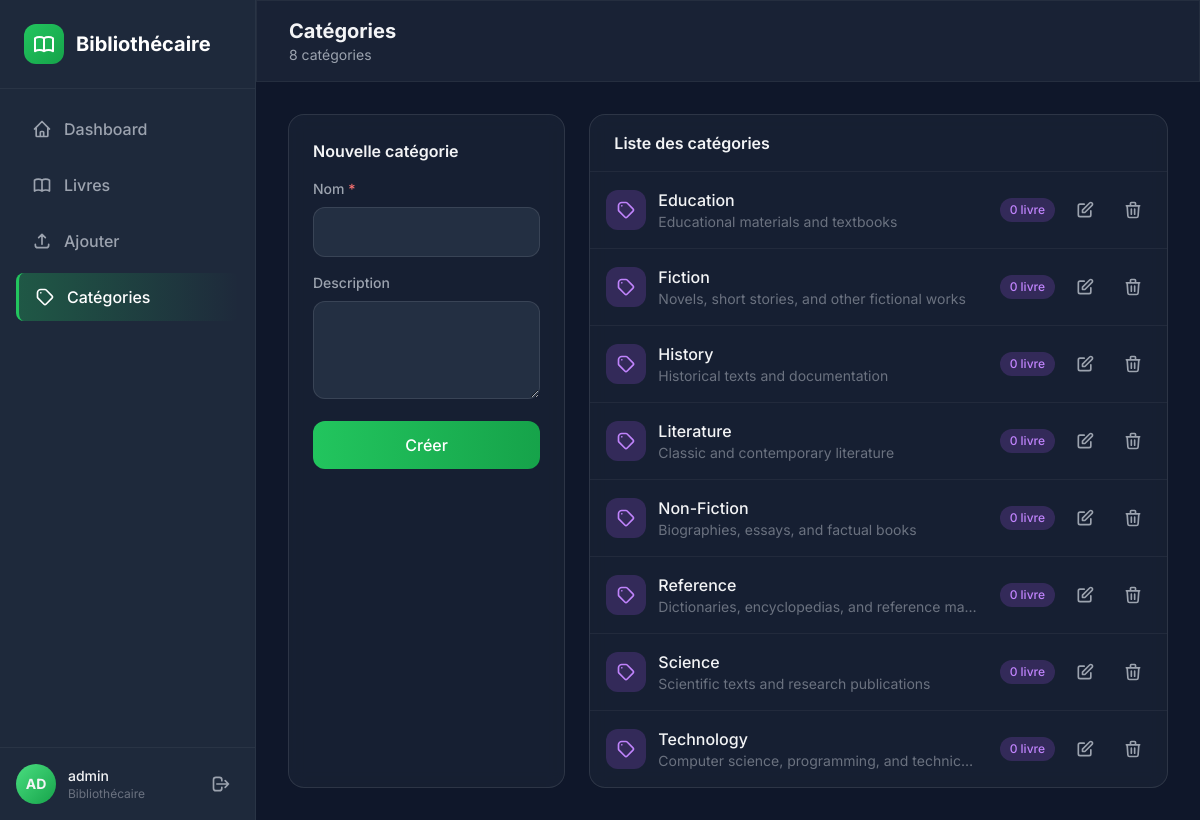
Screenshot of /librarian/categories.php (signed in) with the database file from the repository.
### tables this page shows
CREATE TABLE categories (
    id INT PRIMARY KEY AUTO_INCREMENT,
    name VARCHAR(100) UNIQUE NOT NULL,
    description TEXT,
    created_at TIMESTAMP DEFAULT CURRENT_TIMESTAMP,
    INDEX idx_name (name)
);

### includes/functions.php (called while the page is built, shortened)
<?php
function escape_html(string $string): string {
    return htmlspecialchars($string, ENT_QUOTES | ENT_HTML5, 'UTF-8');
}

### config/database.php (called while the page is built, shortened)
<?php
class DatabaseManager {
    private static $instance = null;
    private $connection;
    public static function getInstance(): DatabaseManager {
        if (self::$instance === null) {
            self::$instance = new self();
        }
        return self::$instance;
    }
    private function connect(): void {
        $dsn = "mysql:host=" . self::DB_HOST . ";dbname=" . self::DB_NAME . ";charset=" . self::DB_CHARSET;
        $options = [
            PDO::ATTR_ERRMODE => PDO::ERRMODE_EXCEPTION,
            PDO::ATTR_DEFAULT_FETCH_MODE => PDO::FETCH_ASSOC,
            PDO::ATTR_EMULATE_PREPARES => false
        ];
        if (defined('PDO::MYSQL_ATTR_INIT_COMMAND')) {
            $options[PDO::MYSQL_ATTR_INIT_COMMAND] = "SET NAMES utf8mb4 COLLATE utf8mb4_unicode_ci";
        }
        try {
            $this->connection = new PDO($dsn, self::DB_USER, self::DB_PASS, $options);
        } catch (PDOException $e) {
            throw new Exception("Database connection failed: " . $e->getMessage());
        }
    }
    public function executeQuery(string $sql, array $params = []): PDOStatement {
        $stmt = $this->connection->prepare($sql);
        $stmt->execute($params);
        return $stmt;
    }
    public function fetchAll(string $sql, array $params = []): array {
        $stmt = $this->executeQuery($sql, $params);
        return $stmt->fetchAll();
    }
}

### includes/category_manager.php (called while the page is built, shortened)
<?php
require_once __DIR__ . '/../config/database.php';
require_once __DIR__ . '/functions.php';
class CategoryManager {
    private DatabaseManager $db;
    public function __construct() {
        $this->db = DatabaseManager::getInstance();
    }
    public function getAllCategoriesWithCounts(): array {
        try {
            $sql = "SELECT c.*, COUNT(b.id) as book_count
                    FROM categories c
                    LEFT JOIN books b ON c.id = b.category_id
                    GROUP BY c.id
                    ORDER BY c.name ASC";
            return $this->db->fetchAll($sql);
        } catch (Exception $e) {
            error_log("CategoryManager::getAllCategoriesWithCounts error: " . $e->getMessage());
            return [];
        }
    }
}

### librarian/categories.php (the view, shortened to what this page needs)
<?php
require_once '../config/database.php';
require_once '../includes/functions.php';
require_once '../includes/auth.php';
require_once '../includes/category_manager.php';
$categoryManager = new CategoryManager();
$editCategory = null;
$categories = $categoryManager->getAllCategoriesWithCounts();
?>
<!DOCTYPE html>
<html lang="fr" class="dark">
<head>
    <script src="https://cdn.tailwindcss.com"></script>
</head>
<body class="bg-dark-900 text-gray-100 min-h-screen">
    <aside id="sidebar" class="fixed left-0 top-0 h-full w-64 bg-dark-800 border-r border-white/5 z-50 transform -translate-x-full lg:translate-x-0 transition-transform duration-300">
        <div class="p-6 border-b border-white/5">
            <div class="flex items-center gap-3">
                <div class="w-10 h-10 rounded-xl bg-gradient-to-br from-green-500 to-green-600 flex items-center justify-center"></div>
                <span class="text-xl font-bold text-white">Bibliothécaire</span>
            </div>
        </div>
        <nav class="p-4 space-y-2">
            <a href="dashboard.php" class="sidebar-link flex items-center gap-3 px-4 py-3 rounded-lg text-gray-400 hover:text-white transition-all"><svg class="w-5 h-5" fill="none" stroke="currentColor" viewBox="0 0 24 24"><path stroke-linecap="round" stroke-linejoin="round" stroke-width="2" d="M3 12l2-2m0 0l7-7 7 7M5 10v10a1 1 0 001 1h3m10-11l2 2m-2-2v10a1 1 0 01-1 1h-3m-6 0a1 1 0 001-1v-4a1 1 0 011-1h2a1 1 0 011 1v4a1 1 0 001 1m-6 0h6"/></svg><span class="font-medium">Dashboard</span></a>
            <a href="books.php" class="sidebar-link flex items-center gap-3 px-4 py-3 rounded-lg text-gray-400 hover:text-white transition-all"><span class="font-medium">Livres</span></a>
            <a href="upload.php" class="sidebar-link flex items-center gap-3 px-4 py-3 rounded-lg text-gray-400 hover:text-white transition-all"><svg class="w-5 h-5" fill="none" stroke="currentColor" viewBox="0 0 24 24"><path stroke-linecap="round" stroke-linejoin="round" stroke-width="2" d="M4 16v1a3 3 0 003 3h10a3 3 0 003-3v-1m-4-8l-4-4m0 0L8 8m4-4v12"/></svg><span class="font-medium">Ajouter</span></a>
            <a href="categories.php" class="sidebar-link active flex items-center gap-3 px-4 py-3 rounded-lg text-white transition-all"><svg class="w-5 h-5" fill="none" stroke="currentColor" viewBox="0 0 24 24"><path stroke-linecap="round" stroke-linejoin="round" stroke-width="2" d="M7 7h.01M7 3h5c.512 0 1.024.195 1.414.586l7 7a2 2 0 010 2.828l-7 7a2 2 0 01-2.828 0l-7-7A1.994 1.994 0 013 12V7a4 4 0 014-4z"/></svg><span class="font-medium">Catégories</span></a>
        </nav>
        <div class="absolute bottom-0 left-0 right-0 p-4 border-t border-white/5">
            <div class="flex items-center gap-3">
                <div class="w-10 h-10 rounded-full bg-gradient-to-br from-green-400 to-green-600 flex items-center justify-center text-sm font-bold"><?= strtoupper(substr($_SESSION['username'], 0, 2)) ?></div>
                <div class="flex-1"><p class="text-sm font-medium"><?= escape_html($_SESSION['username']) ?></p><p class="text-xs text-gray-500">Bibliothécaire</p></div>
                <a href="../logout.php" class="p-2 text-gray-400 hover:text-red-400"><svg class="w-5 h-5" fill="none" stroke="currentColor" viewBox="0 0 24 24"><path stroke-linecap="round" stroke-linejoin="round" stroke-width="2" d="M17 16l4-4m0 0l-4-4m4 4H7m6 4v1a3 3 0 01-3 3H6a3 3 0 01-3-3V7a3 3 0 013-3h4a3 3 0 013 3v1"/></svg></a>
            </div>
        </div>
    </aside>
    <main class="lg:ml-64 min-h-screen">
        <header class="sticky top-0 z-30 glass border-b border-white/5">
            <div class="flex items-center justify-between px-4 lg:px-8 py-4">
                <div>
                    <h1 class="text-xl font-bold">Catégories</h1>
                    <p class="text-sm text-gray-400"><?= count($categories) ?> catégorie<?= count($categories) > 1 ? 's' : '' ?></p>
                </div>
            </div>
        </header>
        <div class="p-4 lg:p-8">
            <div class="grid grid-cols-1 lg:grid-cols-3 gap-6">
                <div class="glass-card rounded-2xl p-6">
                    <h2 class="font-semibold mb-4"><?= $editCategory ? 'Modifier' : 'Nouvelle catégorie' ?></h2>
                    <form method="POST" class="space-y-4">
                        <div>
                            <label class="block text-sm font-medium text-gray-400 mb-2">Nom <span class="text-red-400">*</span></label>
                            <input type="text" name="name" value="<?= escape_html($editCategory['name'] ?? $_POST['name'] ?? '') ?>" required maxlength="100" class="w-full bg-dark-700/50 border border-white/10 rounded-xl px-4 py-3 text-white focus:outline-none focus:border-accent-500">
                        </div>
                        <div>
                            <label class="block text-sm font-medium text-gray-400 mb-2">Description</label>
                            <textarea name="description" rows="3" class="w-full bg-dark-700/50 border border-white/10 rounded-xl px-4 py-3 text-white focus:outline-none focus:border-accent-500"></textarea>
                        </div>
                        <div class="flex gap-2">
                            <button type="submit" class="flex-1 bg-gradient-to-r from-accent-500 to-green-600 text-white py-3 rounded-xl font-medium hover:from-green-600 hover:to-green-700"><?= $editCategory ? 'Mettre à jour' : 'Créer' ?></button>
                        </div>
                    </form>
                </div>
                <div class="lg:col-span-2 glass-card rounded-2xl">
                    <div class="px-6 py-4 border-b border-white/5"><h2 class="font-semibold">Liste des catégories</h2></div>
                    <?php if (empty($categories)): ?>
                    <div class="p-12 text-center">
                        <div class="w-16 h-16 mx-auto mb-4 rounded-full bg-dark-700 flex items-center justify-center"><svg class="w-8 h-8 text-gray-500" fill="none" stroke="currentColor" viewBox="0 0 24 24"><path stroke-linecap="round" stroke-linejoin="round" stroke-width="2" d="M7 7h.01M7 3h5c.512 0 1.024.195 1.414.586l7 7a2 2 0 010 2.828l-7 7a2 2 0 01-2.828 0l-7-7A1.994 1.994 0 013 12V7a4 4 0 014-4z"/></svg></div>
                        <p class="text-gray-400">Aucune catégorie</p>
                    </div>
                    <?php else: ?>
                    <div class="divide-y divide-white/5">
                        <?php foreach ($categories as $category): ?>
                        <div class="p-4 hover:bg-white/5 transition-colors <?= ($editCategory && $editCategory['id'] == $category['id']) ? 'bg-accent-500/10' : '' ?>">
                            <div class="flex items-center justify-between">
                                <div class="flex items-center gap-3">
                                    <div class="w-10 h-10 rounded-xl bg-purple-500/20 flex items-center justify-center"><svg class="w-5 h-5 text-purple-400" fill="none" stroke="currentColor" viewBox="0 0 24 24"><path stroke-linecap="round" stroke-linejoin="round" stroke-width="2" d="M7 7h.01M7 3h5c.512 0 1.024.195 1.414.586l7 7a2 2 0 010 2.828l-7 7a2 2 0 01-2.828 0l-7-7A1.994 1.994 0 013 12V7a4 4 0 014-4z"/></svg></div>
                                    <div>
                                        <h3 class="font-medium"><?= escape_html($category['name']) ?></h3>
                                        <?php if (!empty($category['description'])): ?><p class="text-sm text-gray-500 truncate max-w-xs"><?= escape_html($category['description']) ?></p><?php endif; ?>
                                    </div>
                                </div>
                                <div class="flex items-center gap-3">
                                    <span class="px-2.5 py-1 rounded-full text-xs font-medium bg-purple-500/20 text-purple-400"><?= $category['book_count'] ?> livre<?= $category['book_count'] > 1 ? 's' : '' ?></span>
                                    <a href="?edit=<?= $category['id'] ?>" class="p-2 text-gray-400 hover:text-accent-400 transition-colors"><svg class="w-5 h-5" fill="none" stroke="currentColor" viewBox="0 0 24 24"><path stroke-linecap="round" stroke-linejoin="round" stroke-width="2" d="M11 5H6a2 2 0 00-2 2v11a2 2 0 002 2h11a2 2 0 002-2v-5m-1.414-9.414a2 2 0 112.828 2.828L11.828 15H9v-2.828l8.586-8.586z"/></svg></a>
                                    <button onclick="confirmDelete(<?= $category['id'] ?>, '<?= escape_html(addslashes($category['name'])) ?>', <?= $category['book_count'] ?>)" class="p-2 text-gray-400 hover:text-red-400 transition-colors"><svg class="w-5 h-5" fill="none" stroke="currentColor" viewBox="0 0 24 24"><path stroke-linecap="round" stroke-linejoin="round" stroke-width="2" d="M19 7l-.867 12.142A2 2 0 0116.138 21H7.862a2 2 0 01-1.995-1.858L5 7m5 4v6m4-6v6m1-10V4a1 1 0 00-1-1h-4a1 1 0 00-1 1v3M4 7h16"/></svg></button>
                                </div>
                            </div>
                        </div>
                        <?php endforeach; ?>
                    </div>
                    <?php endif; ?>
                </div>
            </div>
        </div>
    </main>
</body>
</html>

### librarian/categories.php (style rules this page uses)
body { font-family: 'Inter', sans-serif; }
.glass { background: rgba(30, 41, 59, 0.7); backdrop-filter: blur(12px); border: 1px solid rgba(255,255,255,0.1); }
.glass-card { background: rgba(30, 41, 59, 0.5); backdrop-filter: blur(8px); border: 1px solid rgba(255,255,255,0.1); }
.sidebar-link.active { background: linear-gradient(90deg, rgba(34,197,94,0.3) 0%, transparent 100%); border-left: 3px solid #22c55e; }

### rows the page displays
categories: name "Education", description "Educational materials and textbooks", book_count "0"
categories: name "Fiction", description "Novels, short stories, and other fictional works", book_count "0"
categories: name "History", description "Historical texts and documentation", book_count "0"
categories: name "Literature", description "Classic and contemporary literature", book_count "0"
categories: name "Non-Fiction", description "Biographies, essays, and factual books", book_count "0"
categories: name "Reference", description "Dictionaries, encyclopedias, and reference ma…", book_count "0"
categories: name "Science", description "Scientific texts and research publications", book_count "0"
categories: name "Technology", description "Computer science, programming, and technic…", book_count "0"

### other values shown
substr($_SESSION['username'], 0, 2) "AD"
escape_html($_SESSION['username']) "admin"
count($categories) "8"
